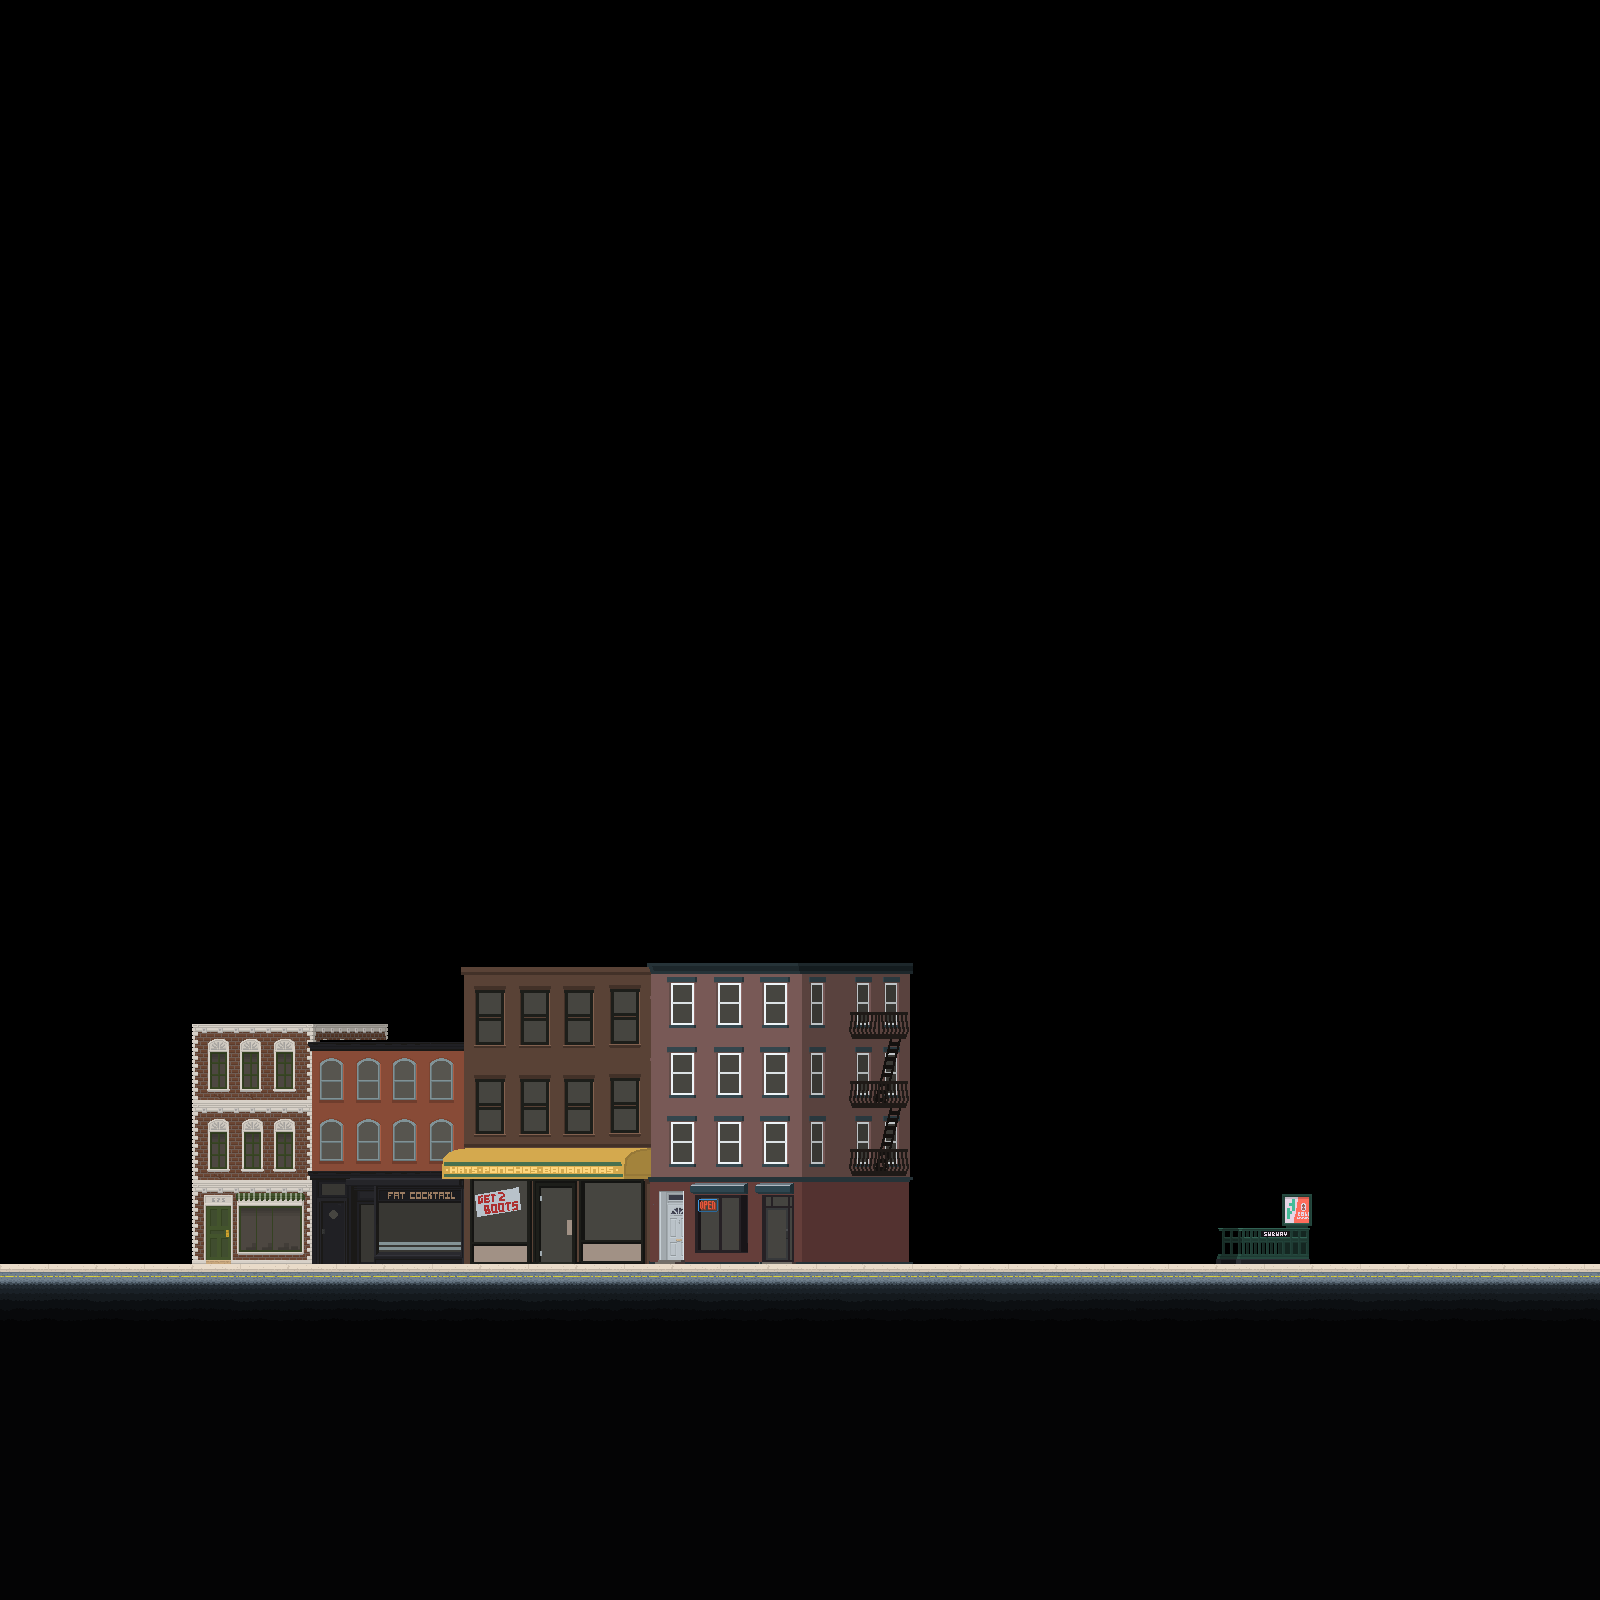

A 2D game scene composited from a Tiled map and its tileset images. What follows is a short description and the map's XML, with each tile layer's data collapsed to a summary:
An orthogonal 100x100 tile map with 16x16 px tiles, 5 tile layers (bg1, bg2, ground, objects, ...) and 7 objects (2x room1_1, 2).

<map version="1.0" orientation="orthogonal" renderorder="right-down" width="100" height="100" tilewidth="16" tileheight="16" nextobjectid="9">
 <properties>
  <property name="ambient" value="DAYNIGHT" />
  <property name="bg" value="main" />
  <property name="bgm day" value="Open Doors" />
  <property name="bgm night" value="Midnight Waves" />
  <property name="name" value="Commercial District NW" />
  <property name="previous" value="Residential District N" />
 </properties>
 <tileset firstgid="1" name="Tiledtest" tilewidth="16" tileheight="16" tilecount="7200">
  <image source="tilesets/street.png" width="1152" height="1608" />
  <tile id="0">
   <properties>
    <property name="type" value="concrete" />
   </properties>
  </tile>
  <tile id="1">
   <properties>
    <property name="type" value="concrete" />
   </properties>
  </tile>
  <tile id="2">
   <properties>
    <property name="type" value="concrete" />
   </properties>
  </tile>
  <tile id="3">
   <properties>
    <property name="type" value="concrete" />
   </properties>
  </tile>
  <tile id="4">
   <properties>
    <property name="type" value="concrete" />
   </properties>
  </tile>
  <tile id="5">
   <properties>
    <property name="type" value="concrete" />
   </properties>
  </tile>
  <tile id="6">
   <properties>
    <property name="type" value="concrete" />
   </properties>
  </tile>
  <tile id="7">
   <properties>
    <property name="type" value="concrete" />
   </properties>
  </tile>
  <tile id="8">
   <properties>
    <property name="type" value="concrete" />
   </properties>
  </tile>
  <tile id="72">
   <properties>
    <property name="type" value="concrete" />
   </properties>
  </tile>
  <tile id="73">
   <properties>
    <property name="type" value="concrete" />
   </properties>
  </tile>
  <tile id="74">
   <properties>
    <property name="type" value="concrete" />
   </properties>
  </tile>
  <tile id="75">
   <properties>
    <property name="type" value="concrete" />
   </properties>
  </tile>
  <tile id="76">
   <properties>
    <property name="type" value="concrete" />
   </properties>
  </tile>
  <tile id="77">
   <properties>
    <property name="type" value="concrete" />
   </properties>
  </tile>
  <tile id="78">
   <properties>
    <property name="type" value="concrete" />
   </properties>
  </tile>
  <tile id="79">
   <properties>
    <property name="type" value="concrete" />
   </properties>
  </tile>
  <tile id="80">
   <properties>
    <property name="type" value="concrete" />
   </properties>
  </tile>
  <tile id="144">
   <properties>
    <property name="type" value="concrete" />
   </properties>
  </tile>
  <tile id="145">
   <properties>
    <property name="type" value="concrete" />
   </properties>
  </tile>
  <tile id="146">
   <properties>
    <property name="type" value="concrete" />
   </properties>
  </tile>
  <tile id="147">
   <properties>
    <property name="type" value="concrete" />
   </properties>
  </tile>
  <tile id="148">
   <properties>
    <property name="type" value="concrete" />
   </properties>
  </tile>
  <tile id="149">
   <properties>
    <property name="type" value="concrete" />
   </properties>
  </tile>
  <tile id="150">
   <properties>
    <property name="type" value="concrete" />
   </properties>
  </tile>
  <tile id="151">
   <properties>
    <property name="type" value="concrete" />
   </properties>
  </tile>
  <tile id="152">
   <properties>
    <property name="type" value="concrete" />
   </properties>
  </tile>
 </tileset>
 <layer name="bg1" width="100" height="100">
  <data>[10000 cells, 832 non-empty, 770 distinct tile ids]</data>
 </layer>
 <layer name="bg2" width="100" height="100">
  <data>[10000 cells, 71 non-empty, 71 distinct tile ids]</data>
 </layer>
 <layer name="ground" width="100" height="100">
  <data>[10000 cells, 2100 non-empty, 60 distinct tile ids]</data>
 </layer>
 <layer name="objects" width="100" height="100">
  <data>[10000 cells, 0 non-empty, 0 distinct tile ids]</data>
 </layer>
 <layer name="fg" width="100" height="100">
  <data>[10000 cells, 0 non-empty, 0 distinct tile ids]</data>
 </layer>
 <objectgroup name="entities">
  <object id="1" name="room1_1" x="1212" y="1184" width="37" height="80">
   <properties>
    <property name="ID" value="2" />
    <property name="next" value="Subway" />
    <property name="nextWarp" value="0" />
    <property name="warp" value="" />
   </properties>
  </object>
  <object id="2" x="864" y="1248" width="16" height="16">
   <properties>
    <property name="spawn" value="" />
   </properties>
  </object>
  <object id="3" x="720" y="1088" width="16" height="176">
   <properties>
    <property name="event" value="" />
    <property name="retriggerable" value="tutDistance" />
    <property name="superTutIntro" value="!supTutIntro and PowerBar" />
    <property name="tutDistance" value="inSupTut" />
   </properties>
  </object>
  <object id="4" name="2" x="1104" y="1248" width="16" height="16">
   <properties>
    <property name="ID" value="500" />
    <property name="NPC" value="julian" />
    <property name="layer" value="front" />
    <property name="name" value="Julian" />
    <property name="nickName" value="Julian McClinton" />
    <property name="script" value="credits" />
    <property name="state" value="FACEPLAYER" />
   </properties>
  </object>
  <object id="6" x="1008" y="1088" width="16" height="176">
   <properties>
    <property name="event" value="" />
    <property name="retriggerable" value="tutDistance1" />
    <property name="tutDistance1" value="inSupTut" />
   </properties>
  </object>
  <object id="7" name="room1_1" x="360" y="1184" width="24" height="81">
   <properties>
    <property name="ID" value="3" />
    <property name="next" value="Bar" />
    <property name="nextWarp" value="0" />
    <property name="warp" value="" />
   </properties>
  </object>
  <object id="8" x="368" y="1089" width="16" height="176">
   <properties>
    <property name="There's A Bar" value="!goneInBar" />
    <property name="event" value="" />
   </properties>
  </object>
 </objectgroup>
</map>
